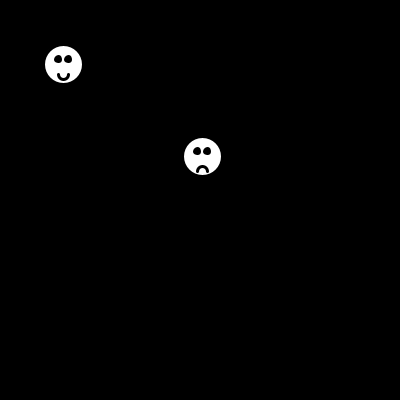
Frame 1 (no input)
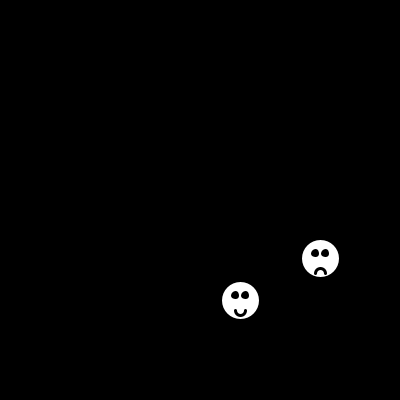
Frame 60 (the mouse pressed at the canvas centre just before this capture)
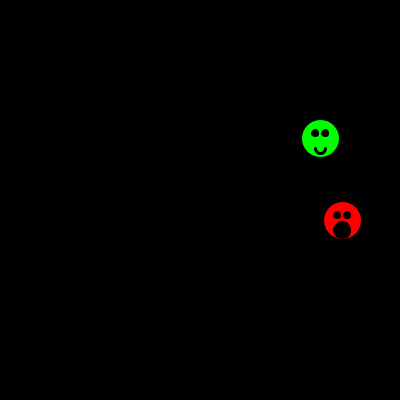
Frame 120 (the mouse held since frame 60 and released just before this capture)

The Processing sketch that drew these frames (run headless with seeded random() and noise(); from frame 60 on, the mouse is pressed at the canvas centre):

// Processing sketch: processing_43804
// ── processing_43804.pde

int grand = 40;
int pic = 5;
int speedA = 3;
int speedB = 2;
int speedC = 2;
int speedD = 3;
int ellipse_1x = 60;
int ellipse_1y = 60;
int ellipse_2x = 200;
int ellipse_2y = 150;

void setup(){
  size(400, 400);
  smooth();

}

void draw(){
  background(0);
  //faccia sorridente
    if (ellipse_1x >= 380 || ellipse_1x < 20) {
      speedA = speedA * -1;
    }
  ellipse_1x = ellipse_1x + speedA;
  
    if (ellipse_1y >= 380 || ellipse_1y < 20) {
      speedB = speedB * - 1;
    }
  ellipse_1y = ellipse_1y + speedB*2;
  
  //faccia triste
      if (ellipse_2x >= 380 || ellipse_2x < 20) {
      speedC = speedC * -1;
    }
  ellipse_2x = ellipse_2x + speedC;
  
    if (ellipse_2y >= 380 || ellipse_2y < 20) {
      speedD = speedD * -1;
    }
  ellipse_2y = ellipse_2y + speedD*2;
  

  strokeWeight(3);
 
  
    //cambio stato

  if(mousePressed){
    fill(255, 0, 0);
    ellipse(ellipse_1x, ellipse_1y, grand, grand);//faccia sorridente
    fill(0);
    ellipse(ellipse_1x, ellipse_1y+10, 15, 15);
    fill(0, 255, 0);
    ellipse(ellipse_2x, ellipse_2y, grand, grand);//faccia triste
    noFill();
    arc(ellipse_2x, ellipse_2y+10, 10, 10, 0, PI);
  } else {
    fill(255);
    ellipse(ellipse_2x, ellipse_2y, grand, grand);//faccia triste
    ellipse(ellipse_1x, ellipse_1y, grand, grand);//faccia sorridente
    arc(ellipse_1x, ellipse_1y+10, 10, 10, 0, PI);// bocca sorridente
     arc(ellipse_2x, ellipse_2y+15, 10, 10, PI, TWO_PI);//bocca triste
  }
  
  
  //occhi
  
  fill(0);
  ellipse(ellipse_1x-5, ellipse_1y-5, pic, pic);//occhio sinistro faccia sorridente
  ellipse(ellipse_1x+5, ellipse_1y-5, pic, pic);//occhio destro faccia sorridente
  ellipse(ellipse_2x-5, ellipse_2y-5, pic, pic);//occhio sinistro faccia triste
  ellipse(ellipse_2x+5, ellipse_2y-5, pic, pic);//occhio destro faccia triste

}
